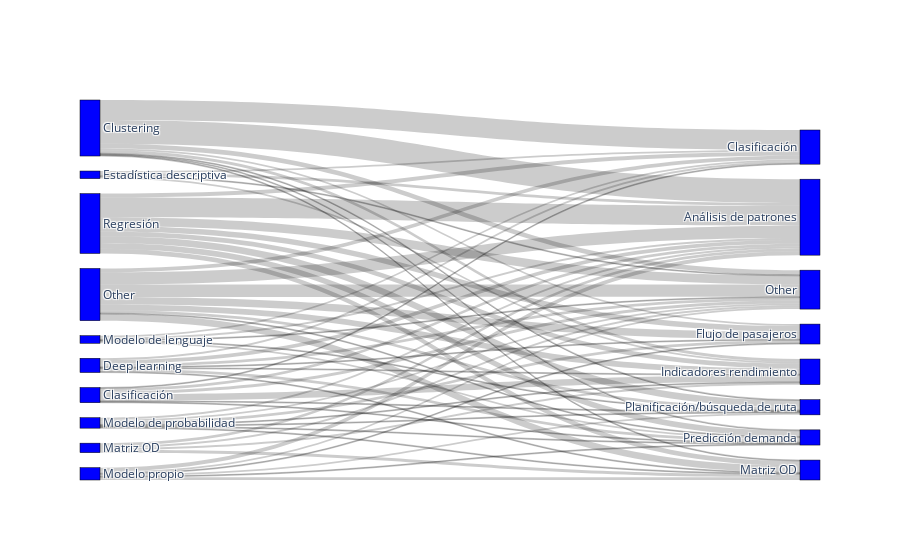

Notebook code for this chart:
### Code cell
aggregated_table = (
    data[columns]
    .groupby(["Model", "Model type", "Analysis type"])[["ID"]]
    .nunique()
    .groupby(["Model type", "Analysis type"])[["ID"]]
    .sum()
    .sort_values(by="ID")
).reset_index()

label1 = sorted(list(sets_dict["Model type"]))
label1.append("Other")
label2 = sorted(set(data["Analysis type"].tolist()))

source = []
target = []
value = []


for row in aggregated_table.iterrows():
    source.append(label1.index(row[1]["Model type"]))
    target.append(label2.index(row[1]["Analysis type"]) + len(label1))
    value.append(row[1]["ID"])

fig = go.Figure(
    data=[
        go.Sankey(
            node=dict(
                pad=15,
                thickness=20,
                line=dict(color="black", width=0.5),
                label=label1 + label2,
                color="blue",
            ),
            link=dict(
                source=source,  # indices correspond to labels, eg A1, A2, A1, B1, ...
                target=target,
                value=value,
            ),
        )
    ]
)

#fig.update_layout(title_text="Basic Sankey Diagram")
fig.write_image("img/models_sankey.pdf")
fig.show()

### Figure 1 — Plotly figure (JSON) as saved in the notebook; plotly's stock layout.template omitted (floating-point values rounded to 4 significant figures)
{"data": [{"link": {"source": [5, 5, 5, 7, 7, 7, 8, 8, 10, 8, 18, 23, 19, 19, 19, 18, 32, 19, 23, 18, 23, 19, 19, 23, 18, 18, 11, 11, 10, 10, 7, 8, 5, 7, 5, 8, 8, 11, 10, 11, 32, 19, 23, 32, 8, 23, 28, 7, 28, 28, 28, 28, 32, 32, 5, 28, 32, 28, 32, 32, 28, 7, 7], "target": [34, 39, 40, 37, 39, 40, 36, 35, 38, 37, 38, 35, 36, 37, 39, 39, 40, 40, 40, 40, 38, 33, 38, 39, 33, 34, 36, 38, 36, 34, 35, 34, 33, 36, 38, 40, 38, 33, 33, 37, 39, 35, 37, 34, 33, 33, 34, 38, 37, 36, 35, 40, 36, 37, 36, 39, 35, 38, 33, 38, 33, 34, 33], "value": [1, 1, 1, 1, 1, 1, 1, 1, 1, 1, 1, 1, 1, 1, 1, 1, 1, 1, 1, 2, 2, 2, 2, 2, 2, 2, 2, 2, 2, 2, 2, 2, 3, 3, 3, 3, 3, 3, 3, 3, 3, 3, 3, 4, 4, 4, 4, 5, 5, 5, 6, 6, 6, 7, 7, 7, 8, 9, 13, 13, 21, 21, 25]}, "node": {"color": "blue", "label": ["Algoritmo de ranking", "Algoritmo genético", "Algoritmo genéticos", "Análisis de datos de panel", "Análisis de series temporales", "Clasificación", "Classifictaion", "Clustering", "Deep learning", "Detección de anomalías", "Estadística descriptiva", "Matriz OD", "Modelo Propio", "Modelo algebraico", "Modelo de cadenas de viajes", "Modelo de corrección de errores", "Modelo de estimación de destino", "Modelo de gravedad", "Modelo de lenguaje", "Modelo de probabilidad", "Modelo económico", "Modelo en grafo", "Modelo estocástico", "Modelo propio", "Optimización", "Predicción", "Red neuronal", "Reducción de dimensionalidad", "Regresión", "Selección de características", "Teoría de juegos", "Trip chaining model", "Other", "Análisis de patrones", "Clasificación", "Flujo de pasajeros", "Indicadores rendimiento", "Matriz OD", "Other", "Planificación/búsqueda de ruta", "Predicción demanda"], "line": {"color": "black", "width": 0.5}, "pad": 15, "thickness": 20}, "type": "sankey"}], "layout": {}}
